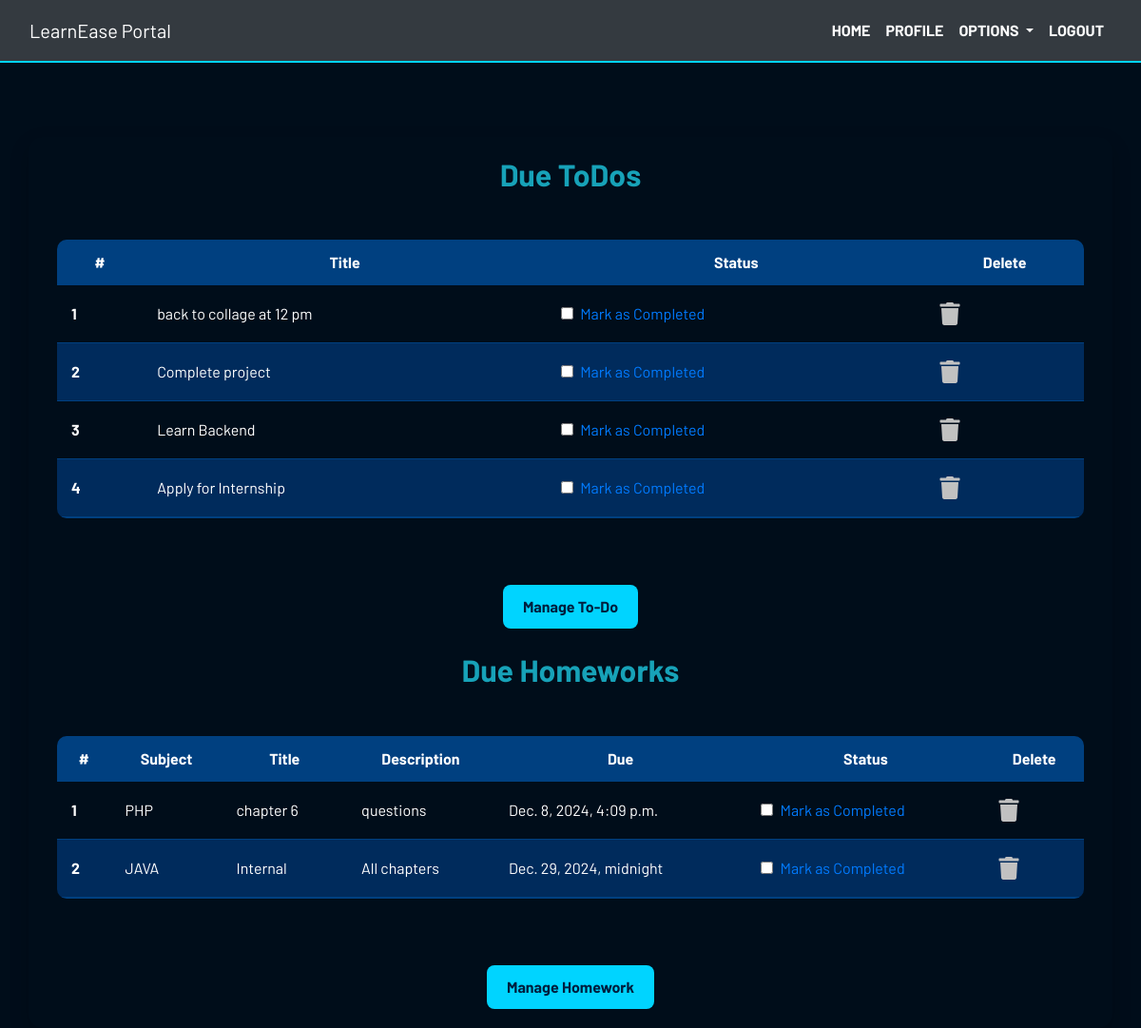
/profile/ (signed in), run on the app's committed database.
### dashboard/models.py (models this page shows, shortened)
class Todo(models.Model):
    user = models.ForeignKey(User, on_delete=models.CASCADE)
    title = models.CharField(max_length=100)
    is_finished = models.BooleanField(default=False)

class Homework(models.Model):
    user = models.ForeignKey(User, on_delete=models.CASCADE)
    subject = models.CharField(max_length=50)
    title = models.CharField(max_length=100)
    description = models.TextField()
    due = models.DateTimeField()
    is_finished = models.BooleanField(default=False)

### dashboard/views.py (the view)
# urls.py: path('profile/',dash_views.profile,name='profile'),
@login_required
def profile(request):
    homeworks = Homework.objects.filter(is_finished=False, user=request.user)
    todos = Todo.objects.filter(is_finished=False, user=request.user)
    homework_done = len(homeworks) == 0
    todos_done = len(todos) == 0
    context = {
        'homeworks': homeworks,
        'todos': todos,
        'homeworks_done': homework_done,
        'todos_done': todos_done,
    }
    return render(request, 'dashboard/profile.html', context)

### dashboard/templates/dashboard/profile.html (shortened to what this page needs)
{% extends 'dashboard/base.html' %}
{% load static %}
{% block content %}
<section class="text-center">
    <div class="container">
        {% if not todos_done %}
        <h2 class="section-title text-info">Due ToDos</h2>
        <div class="table-container">
            <table class="styled-table">
                <thead>
                    <tr>
                        <th scope="col">#</th>
                        <th scope="col">Title</th>
                        <th scope="col">Status</th>
                        <th scope="col">Delete</th>
                    </tr>
                </thead>
                <tbody>
                    {% for todo in todos %}
                    <tr>
                        <th scope="row">{{ forloop.counter }}</th>
                        <td>{{ todo.title }}</td>
                        <td>
                            <a href="{% url 'update-todo' todo.id %}">
                                <div class="form-check">
                                    <input class="form-check-input" type="checkbox" value="" {% if todo.is_finished %}checked{% endif %}>
                                    <label class="form-check-label">Mark as Completed</label>
                                </div>
                            </a>
                        </td>
                        <td>
                            <a href="{% url 'delete-todo' todo.id %}" class="delete-btn">
                                <i class="fa fa-trash"></i>
                            </a>
                        </td>
                    </tr>
                    {% endfor %}
                </tbody>
            </table>
        </div>
        {% else %}
        <h3 class="text-success">All To-Dos are completed!</h3>
        {% endif %}
        <a href="{% url 'todo' %}" class="btn manage-btn">Manage To-Do</a>
        <br><br>
        {% if not homeworks_done %}
        <h2 class="section-title text-info">Due Homeworks</h2>
        <div class="table-container">
            <table class="styled-table">
                <thead>
                    <tr>
                        <th scope="col">#</th>
                        <th scope="col">Subject</th>
                        <th scope="col">Title</th>
                        <th scope="col">Description</th>
                        <th scope="col">Due</th>
                        <th scope="col">Status</th>
                        <th scope="col">Delete</th>
                    </tr>
                </thead>
                <tbody>
                    {% for homework in homeworks %}
                    <tr>
                        <th scope="row">{{ forloop.counter }}</th>
                        <td>{{ homework.subject }}</td>
                        <td>{{ homework.title }}</td>
                        <td>{{ homework.description }}</td>
                        <td>{{ homework.due }}</td>
                        <td>
                            <a href="{% url 'update-homework' homework.id %}">
                                <div class="form-check">
                                    <input class="form-check-input" type="checkbox" value="" {% if homework.is_finished %}checked{% endif %}>
                                    <label class="form-check-label">Mark as Completed</label>
                                </div>
                            </a>
                        </td>
                        <td>
                            <a href="{% url 'delete-homework' homework.id %}" class="delete-btn">
                                <i class="fa fa-trash"></i>
                            </a>
                        </td>
                    </tr>
                    {% endfor %}
                </tbody>
            </table>
        </div>
        {% else %}
        <h3 class="text-success">All Homeworks are completed!</h3>
        {% endif %}
        <a href="{% url 'homework' %}" class="btn manage-btn">Manage Homework</a>
    </div>
</section>
{% endblock content %}

### dashboard/templates/dashboard/base.html (shortened to what this page needs)
<!DOCTYPE html>
{% load static %}
<html lang="en">
<head>
  <link rel="stylesheet" href="https://stackpath.bootstrapcdn.com/bootstrap/4.3.1/css/bootstrap.min.css"
 />
  <link rel="stylesheet" href="https://use.fontawesome.com/releases/v5.7.2/css/all.css"
 />
  <link rel="stylesheet" href="{% static 'css/main.css' %}" />
</head>
<body>
  <header>
    <nav class="navbar navbar-expand-lg navbar-dark bg-dark">
      <div class="container-fluid">
        <a class="navbar-brand" href="{% url 'home' %}">LearnEase Portal</a>
        <div class="collapse navbar-collapse justify-content-end" id="navbarSupportedContent">
          <ul class="navbar-nav mb-2 mb-lg-0">
            <li class="nav-item">
              <a class="nav-link active" aria-current="page" href="{% url 'home' %}">Home</a>
            </li>
            {% if user.is_authenticated %}
            <li class="nav-item">
              <a class="nav-link" href="{% url 'profile' %}">Profile</a>
            </li>
            <li class="nav-item dropdown">
              <a class="nav-link dropdown-toggle" href="#" id="navbarDropdown" role="button" data-toggle="dropdown"
                aria-haspopup="true" aria-expanded="false">
                Options
              </a>
            </li>
            <li class="nav-item">
              <a class="nav-link" href="{% url 'logout' %}">Logout</a>
            </li>
            {% endif %}
          </ul>
        </div>
      </div>
    </nav>
  </header>
  <br /><br />
  <main>
    {% block content %}
    {% endblock content %}
  </main>
</body>
</html>

### static/css/main.css (style rules this page uses)
html { scroll-behavior: smooth; height: 100%; width: 100%; }
body { background-color: #000d1a; color: #f0f0f0; font-family: Barlow, Quicksand, Rubik, sans-serif, serif, 'Times New Roman', Times, serif !important; margin: 0; padding: 0; overflow-x: hidden; }
.navbar { background-color: #003366; border-bottom: 2px solid #00d4ff; }
.nav-link { color: #ffffff !important; font-weight: bold; text-transform: uppercase; padding: 12px 20px; }
.fa { color: #c1c1c1; }

### dashboard/templates/dashboard/profile.html (style rules this page uses)
.container { margin-top: 30px; padding: 20px; border-radius: 15px; box-shadow: 0 8px 20px rgba(0, 0, 0, 0.2); }
.section-title { font-size: 2rem; font-weight: bold; margin-bottom: 20px; }
.table-container { margin: 20px 0; overflow-x: auto; border-radius: 10px; padding: 10px; }
.styled-table { width: 100%; border-collapse: collapse; margin: 20px 0; font-size: 1rem; text-align: left; border-radius: 10px; overflow: hidden; color: #ffffff; }
.styled-table thead tr { background-color: #004080; text-align: center; color: #ffffff; }
.styled-table th, .styled-table td { padding: 12px 15px; }
.styled-table tbody tr { border-bottom: 1px solid #004080; }
.styled-table tbody tr:nth-of-type(even) { background-color: #002b5c; }
.styled-table tbody tr:last-of-type { border-bottom: 2px solid #004080; }
.delete-btn { color: #ff4d4d; font-size: 1.5rem; cursor: pointer; }
.btn { display: inline-block; padding: 10px 20px; font-size: 1rem; font-weight: bold; border-radius: 8px; text-decoration: none; transition: background-color 0.3s ease; color: #001f3f; }
.manage-btn { background-color: #00d4ff; margin-top: 20px; }

### data on the page
Todo: title "back to collage at 12 pm"
Todo: title "Complete project"
Todo: title "Learn Backend"
Todo: title "Apply for Internship"
Homework: subject "PHP", title "chapter 6", description "questions", due "Dec. 8, 2024, 4:09 p.m."
Homework: subject "JAVA", title "Internal", description "All chapters", due "Dec. 29, 2024, midnight"
